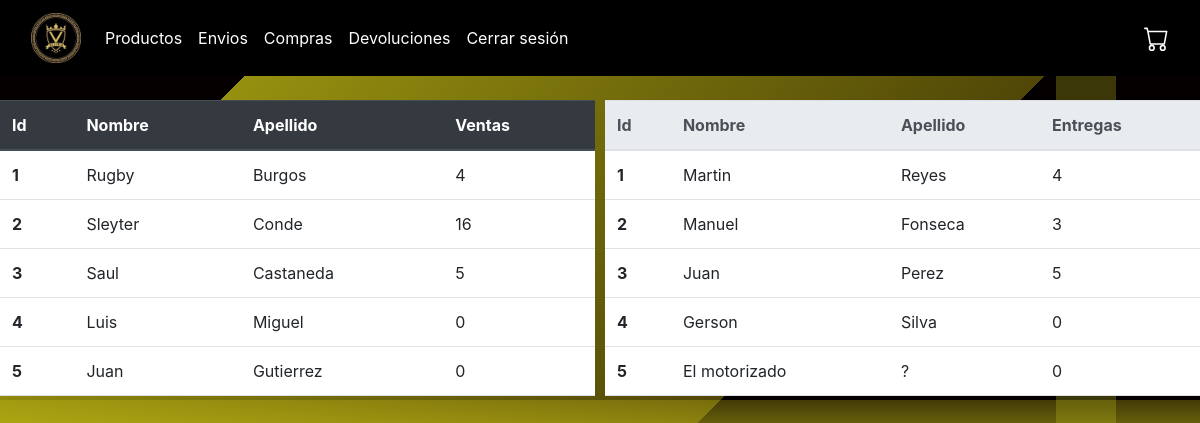
The app's page /trabajadores (signed in) with its own data.
### plus/models.py (models this page shows, shortened)
class Trabajador(models.Model):
    user = models.OneToOneField(User, on_delete=models.CASCADE, null=True, blank=True)
    nombre = models.CharField(max_length=50)
    apellido = models.CharField(max_length=50)
    telefono = models.CharField(max_length=8)
    cedula = models.CharField(max_length=25)
    fecha_nacimiento = models.DateField()

class Repartidor(models.Model):
    nombre = models.CharField(max_length=50)
    apellido = models.CharField(max_length=50)
    telefono = models.CharField(max_length=8)
    cedula = models.CharField(max_length=25)
    matricula = models.CharField(max_length=25)

### plus/views.py (the view)
# urls.py: path("trabajadores",views.trabajadores,name="trabajadores"),
@staff_required
def trabajadores(request):
    trabajadores_con_compras = Trabajador.objects.annotate(num_compras=Count('compra'))
    repartidores_con_envios = Repartidor.objects.annotate(num_envios=Count('envio'))
    context = {
    'trabajadores': trabajadores_con_compras,
    'repartidores': repartidores_con_envios,
    }
    return render(request,"plus/administracion/Trabajadores.html", context)

### plus/views.py (called while the page is built)
def is_staff_user(user):
    return user.is_staff

### plus/templates/plus/administracion/Trabajadores.html (shortened to what this page needs)
{% extends "plus/administracion/layout.html" %}
{% block body %}
<div style="display: flex; flex-direction: column; gap: 10px;">
    <div style="display: flex; gap: 10px; flex-grow: 1;">
        <table style="flex: 1;" class="table">
            <thead class="thead-dark">
                <tr>
                    <th scope="col">Id</th>
                    <th scope="col">Nombre</th>
                    <th scope="col">Apellido</th>
                    <th scope="col">Ventas</th>
                </tr>
            </thead>
            <tbody>
                {% for trabajador in trabajadores %}
                <tr>
                    <th scope="row">{{ trabajador.id }}</th>
                    <td>{{ trabajador.nombre }}</td>
                    <td>{{ trabajador.apellido }}</td>
                    <td>{{ trabajador.num_compras }}</td>
                </tr>
                {% endfor %}
            </tbody>
        </table>
        <table style="flex: 1;" class="table">
            <thead class="thead-light">
                <tr>
                    <th scope="col">Id</th>
                    <th scope="col">Nombre</th>
                    <th scope="col">Apellido</th>
                    <th scope="col">Entregas</th>
                </tr>
            </thead>
            <tbody>
                {% for repartidor in repartidores %}
                <tr>
                    <th scope="row">{{ repartidor.id }}</th>
                    <td>{{ repartidor.nombre }}</td>
                    <td>{{ repartidor.apellido }}</td>
                    <td>{{ repartidor.num_envios }}</td>
                </tr>
                {% endfor %}
            </tbody>
        </table>
    </div>
</div>
{% endblock %}

### plus/static/styleAdmin.css (style rules this page uses)
html, body { margin: 0; padding: 0; height: 100%; }
body { background-image: linear-gradient(90deg, transparent 0%, transparent 88%, rgba(184, 182, 26, 0.3) 88%, rgba(184, 182, 26, 0.3) 93%, transparent 93%, transparent 100%), linear-gradient(135deg, transparent 0%, transparent 83%, rgba(203, 198, 21, 0.3) 83%, rgba(203,198,21, 0.73) 91%, transparent 91%, transparent 100%), linear-gradient(0deg, transparent 0%, transparent 43%, rgba(203,198,21, 0.73) 43%, rgba(211, 195, 24, 0.3) 50%, transparent 50%, transparent 100%), linear-gradient(135deg, transparent 0%, transparent 16%,rgba(203,198,21, 0.73) 16%, rgba(255, 235, 25, 0.3) 56%, transparent 56%, transparent 100%), linear-gradient(90deg, rgb(5, 0, 0), rgb(5, 0, 0)); }

### records on screen
Trabajador: id "1", nombre "Rugby", apellido "Burgos", num_compras "4"
Trabajador: id "2", nombre "Sleyter", apellido "Conde", num_compras "16"
Trabajador: id "3", nombre "Saul", apellido "Castaneda", num_compras "5"
Trabajador: id "4", nombre "Luis", apellido "Miguel", num_compras "0"
Trabajador: id "5", nombre "Juan", apellido "Gutierrez", num_compras "0"
Repartidor: id "1", nombre "Martin", apellido "Reyes", num_envios "4"
Repartidor: id "2", nombre "Manuel", apellido "Fonseca", num_envios "3"
Repartidor: id "3", nombre "Juan", apellido "Perez", num_envios "5"
Repartidor: id "4", nombre "Gerson", apellido "Silva", num_envios "0"
Repartidor: id "5", nombre "El motorizado", apellido "?", num_envios "0"
